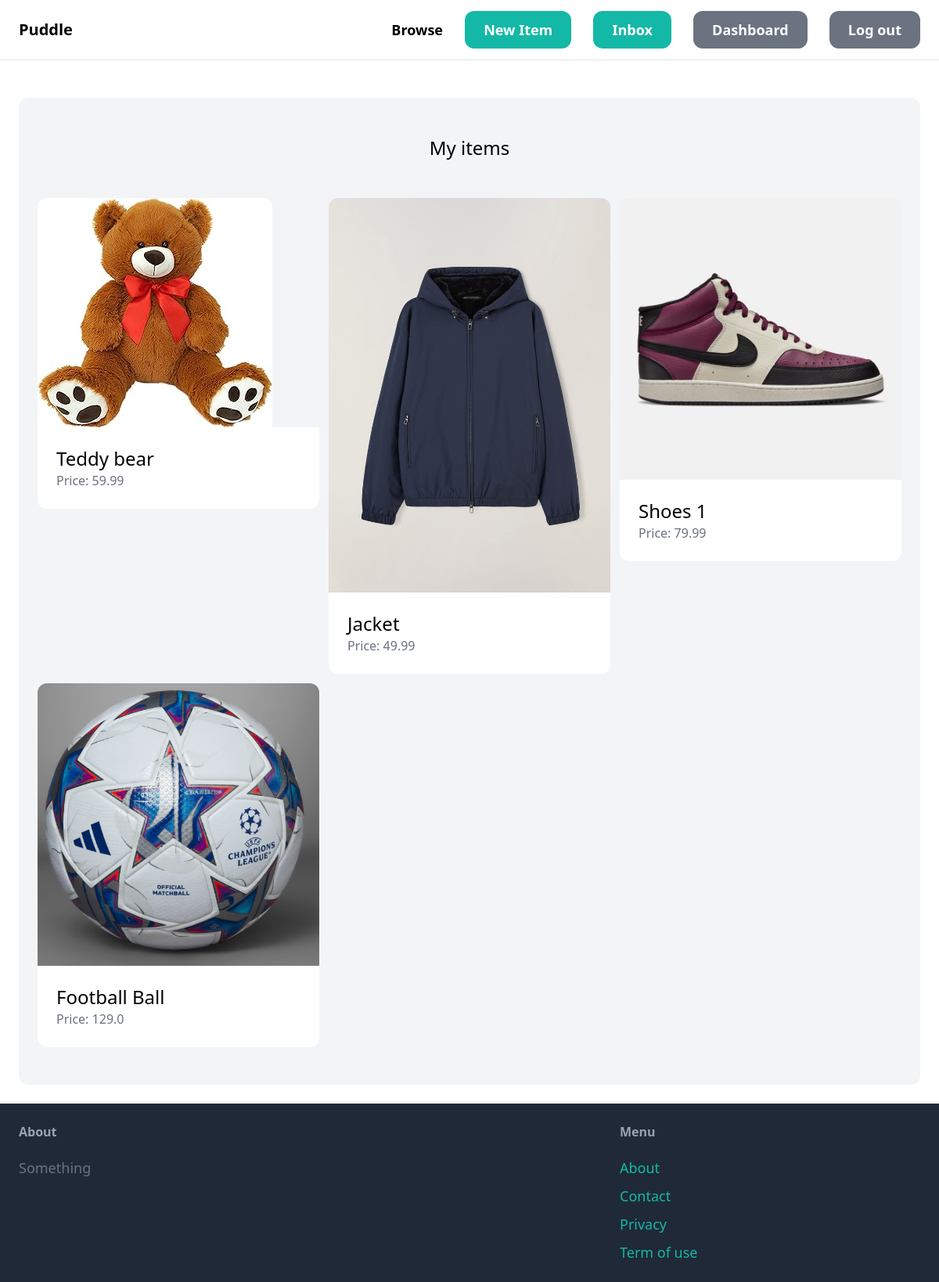
The page /dashboard/ (signed in) on the database its author committed.
### item/models.py (models this page shows, shortened)
class Item(models.Model):
    category = models.ForeignKey(Category, related_name='items', on_delete=models.CASCADE)
    name = models.CharField(max_length=255)
    description = models.TextField(blank=True, null=True)
    price = models.FloatField()
    is_sold = models.BooleanField(default=False)
    created_at = models.DateTimeField(auto_now_add=True)
    created_by = models.ForeignKey(User, related_name='items', on_delete=models.CASCADE)
    image = models.ImageField(upload_to='item_images', blank=True, null=True)

### dashboard/views.py (the view)
# urls.py: path('',views.index, name="index"),
@login_required
def index(request):
    items = Item.objects.filter(created_by = request.user)
    return render(request, 'dashboard/index.html', {
        'items' : items
    })

### dashboard/templates/dashboard/index.html (shortened to what this page needs)
{% extends 'core/base.html' %}
{% block content %}
<div class="mt-6 px-6 py-12 bg-gray-100 rounded-xl">
    <h2 class="mb-12 text-2xl text-center">My items</h2>
    <div class="grid grid-cols-3 gap-3">
        {% for item in items%}
        <div>
            <a href="{% url 'item:detail' item.id %}">
                <div>
                    <img src="{{ item.image.url }}" class="rounded-t-xl">
                </div>
                <div class="p-6 bg-white rounded-b-xl">
                    <h2 class="text-2xl">{{ item.name}} </h2>
                    <p class="text-gray-500">Price: {{ item.price }}</p>
                </div>
            </a>
        </div>
        {% endfor %}
    </div>
</div>
{% endblock %}

### rows shown on the page
Item: image (picture), name "Teddy bear", price "59.99"
Item: image (picture), name "Jacket", price "49.99"
Item: image (picture), name "Shoes 1", price "79.99"
Item: image (picture), name "Football Ball", price "129.0"
